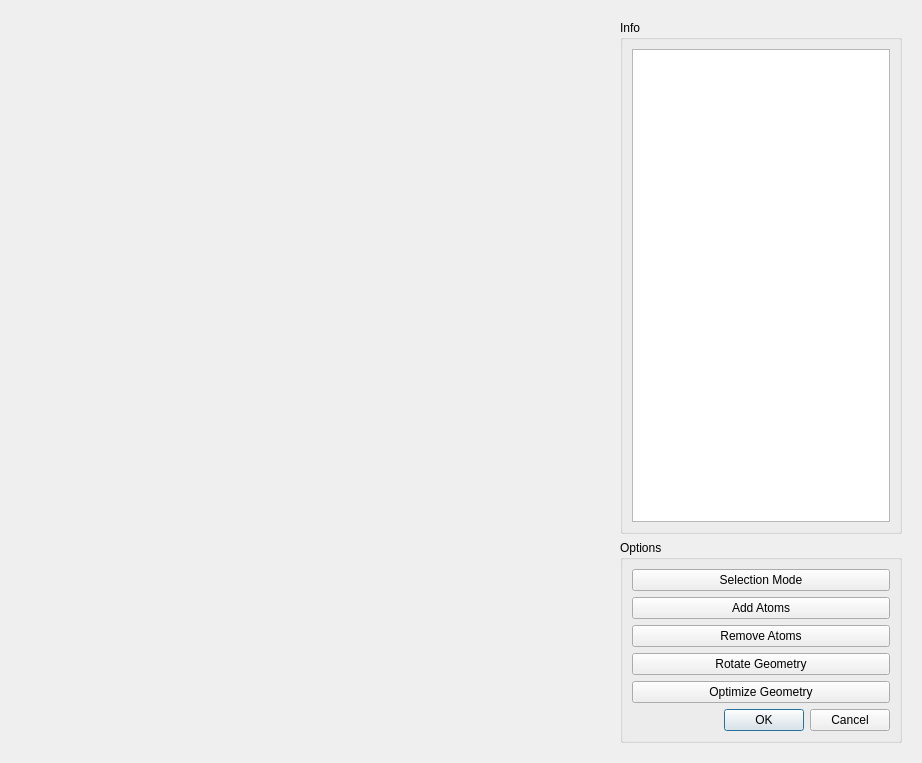
<?xml version="1.0" encoding="UTF-8"?>
<ui version="4.0">
 <class>Form</class>
 <widget class="QWidget" name="Form">
  <property name="geometry">
   <rect>
    <x>0</x>
    <y>0</y>
    <width>922</width>
    <height>763</height>
   </rect>
  </property>
  <property name="windowTitle">
   <string>Form</string>
  </property>
  <layout class="QHBoxLayout" name="mainLayout">
   <property name="contentsMargins">
    <rect>
     <x>8</x>
     <y>8</y>
     <width>8</width>
     <height>8</height>
    </rect>
    <number>8</number>
    <number>8</number>
    <number>8</number>
   </property>
   <property name="spacing">
    <number>8</number>
   </property>
   <item>
    <widget class="QtInteractor" name="pyvista_widget" native="true">
     <property name="sizePolicy">
      <sizepolicy hsizetype="Expanding" vsizetype="Expanding">
       <horstretch>1</horstretch>
       <verstretch>0</verstretch>
      </sizepolicy>
     </property>
    </widget>
   </item>
   <item>
    <widget class="QWidget" name="editpanel_widget" native="true">
     <property name="sizePolicy">
      <sizepolicy hsizetype="Fixed" vsizetype="Expanding">
       <horstretch>0</horstretch>
       <verstretch>0</verstretch>
      </sizepolicy>
     </property>
     <property name="minimumSize">
      <size>
       <width>300</width>
       <height>0</height>
      </size>
     </property>
     <property name="maximumSize">
      <size>
       <width>360</width>
       <height>16777215</height>
      </size>
     </property>
     <layout class="QVBoxLayout" name="verticalLayout">
      <property name="contentsMargins">
    <rect>
     <x>0</x>
     <y>0</y>
     <width>0</width>
     <height>0</height>
    </rect>
       <number>0</number>
       <number>0</number>
       <number>0</number>
      </property>
      <item>
       <widget class="QGroupBox" name="moleculeinfo_groupbox">
        <property name="title">
         <string>Info</string>
        </property>
        <property name="sizePolicy">
         <sizepolicy hsizetype="Preferred" vsizetype="Expanding">
          <horstretch>0</horstretch>
          <verstretch>1</verstretch>
         </sizepolicy>
        </property>
        <layout class="QVBoxLayout" name="infoLayout">
         <property name="contentsMargins">
    <rect>
     <x>6</x>
     <y>6</y>
     <width>6</width>
     <height>6</height>
    </rect>
          <number>6</number>
          <number>6</number>
          <number>6</number>
         </property>
         <item>
          <widget class="QTextEdit" name="infotextbox">
           <property name="readOnly">
            <bool>true</bool>
           </property>
          </widget>
         </item>
        </layout>
       </widget>
      </item>
      <item>
       <widget class="QGroupBox" name="atoms_groupbox">
        <property name="title">
         <string>Options</string>
        </property>
        <property name="sizePolicy">
         <sizepolicy hsizetype="Preferred" vsizetype="Preferred">
          <horstretch>0</horstretch>
          <verstretch>0</verstretch>
         </sizepolicy>
        </property>
        <layout class="QVBoxLayout" name="verticalLayout_2">
         <property name="contentsMargins">
    <rect>
     <x>8</x>
     <y>8</y>
     <width>8</width>
     <height>8</height>
    </rect>
          <number>8</number>
          <number>8</number>
          <number>8</number>
         </property>
         <item>
          <widget class="QPushButton" name="selectionbutton">
           <property name="text">
            <string>Selection Mode</string>
           </property>
          </widget>
         </item>
         <item>
          <widget class="QPushButton" name="addatombutton">
           <property name="text">
            <string>Add Atoms</string>
           </property>
          </widget>
         </item>
         <item>
          <widget class="QPushButton" name="removeatoms">
           <property name="text">
            <string>Remove Atoms</string>
           </property>
          </widget>
         </item>
         <item>
          <widget class="QPushButton" name="rotatebutton">
           <property name="text">
            <string>Rotate Geometry</string>
           </property>
          </widget>
         </item>
         <item>
          <widget class="QPushButton" name="optimizebutton">
           <property name="text">
            <string>Optimize Geometry</string>
           </property>
          </widget>
         </item>
         <item>
          <widget class="QDialogButtonBox" name="ok_cancel_buttonBox">
           <property name="standardButtons">
            <set>QDialogButtonBox::StandardButton::Cancel|QDialogButtonBox::StandardButton::Ok</set>
           </property>
          </widget>
         </item>
        </layout>
       </widget>
      </item>
     </layout>
    </widget>
   </item>
  </layout>
 </widget>
 <customwidgets>
  <customwidget>
   <class>QtInteractor</class>
   <extends>QWidget</extends>
   <header>pyvistaqt.h</header>
   <container>1</container>
  </customwidget>
 </customwidgets>
 <resources/>
 <connections/>
</ui>
